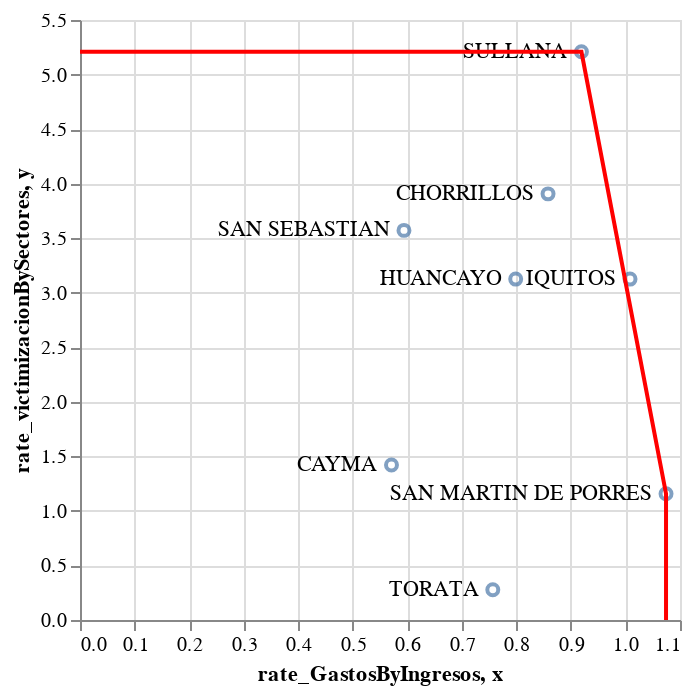

Notebook cell for this chart:
### Markdown cell above
Actualizamos el plot

### Code cell
points + text + alt.Chart(envelope).mark_line(color='red').encode(
    x='x',
    y='y',
)

### Figure 1 — Vega-Lite specification as saved in the notebook (floating-point values rounded to 4 significant figures)
{"config": {"view": {"continuousWidth": 300, "continuousHeight": 300}}, "layer": [{"mark": {"type": "point"}, "encoding": {"x": {"field": "rate_GastosByIngresos", "type": "quantitative"}, "y": {"field": "rate_victimizacionBySectores", "type": "quantitative"}}}, {"mark": {"type": "text", "align": "right", "baseline": "middle", "dx": -7}, "encoding": {"text": {"field": "Distrito", "type": "nominal"}, "x": {"field": "rate_GastosByIngresos", "type": "quantitative"}, "y": {"field": "rate_victimizacionBySectores", "type": "quantitative"}}, "name": "view_17"}, {"data": {"name": "data-2493e74cd36a37e0cfc95aa415d533ed"}, "mark": {"type": "line", "color": "red"}, "encoding": {"x": {"field": "x", "type": "quantitative"}, "y": {"field": "y", "type": "quantitative"}}}], "data": {"name": "data-6b5f025c2cd5f03796056e0c724b00c0"}, "params": [{"name": "param_14", "select": {"type": "interval", "encodings": ["x", "y"]}, "bind": "scales", "views": ["view_17"]}], "$schema": "https://vega.github.io/schema/vega-lite/v5.20.1.json", "datasets": {"data-6b5f025c2cd5f03796056e0c724b00c0": [{"Distrito": "CHORRILLOS", "Ingresos": 159000000.0, "sectores_t": 4.0, "infra": 31.0, "Gastos": 136400000.0, "porcentaje_victimizacion": 15.62, "Poblacion": 373.6, "rate_GastosByIngresos": 0.8581, "rate_victimizacionBySectores": 3.906}, {"Distrito": "SULLANA", "Ingresos": 160100000.0, "sectores_t": 6.0, "infra": 1.0, "Gastos": 147200000.0, "porcentaje_victimizacion": 31.25, "Poblacion": 195.0, "rate_GastosByIngresos": 0.9193, "rate_victimizacionBySectores": 5.208}, {"Distrito": "TORATA", "Ingresos": 150500000.0, "sectores_t": 45.0, "infra": 0.0, "Gastos": 113900000.0, "porcentaje_victimizacion": 12.5, "Poblacion": 7.886, "rate_GastosByIngresos": 0.7568, "rate_victimizacionBySectores": 0.2778}, {"Distrito": "HUANCAYO", "Ingresos": 149900000.0, "sectores_t": 4.0, "infra": 10.0, "Gastos": 119800000.0, "porcentaje_victimizacion": 12.5, "Poblacion": 125.6, "rate_GastosByIngresos": 0.7988, "rate_victimizacionBySectores": 3.125}, {"Distrito": "CAYMA", "Ingresos": 149800000.0, "sectores_t": 11.0, "infra": 2.0, "Gastos": 85560000.0, "porcentaje_victimizacion": 15.62, "Poblacion": 110.2, "rate_GastosByIngresos": 0.5711, "rate_victimizacionBySectores": 1.42}, {"Distrito": "SAN MARTIN DE PORRES", "Ingresos": 145400000.0, "sectores_t": 18.0, "infra": 7.0, "Gastos": 156200000.0, "porcentaje_victimizacion": 20.83, "Poblacion": 794.8, "rate_GastosByIngresos": 1.074, "rate_victimizacionBySectores": 1.157}, {"Distrito": "SAN SEBASTIAN", "Ingresos": 140800000.0, "sectores_t": 7.0, "infra": 5.0, "Gastos": 83600000.0, "porcentaje_victimizacion": 25.0, "Poblacion": 142.0, "rate_GastosByIngresos": 0.5939, "rate_victimizacionBySectores": 3.571}, {"Distrito": "IQUITOS", "Ingresos": 129700000.0, "sectores_t": 4.0, "infra": 12.0, "Gastos": 130800000.0, "porcentaje_victimizacion": 12.5, "Poblacion": 155.7, "rate_GastosByIngresos": 1.008, "rate_victimizacionBySectores": 3.125}], "data-2493e74cd36a37e0cfc95aa415d533ed": [{"x": 0.0, "y": 5.208}, {"x": 0.9193, "y": 5.208}, {"x": 1.074, "y": 1.157}, {"x": 1.074, "y": 0.0}]}}
